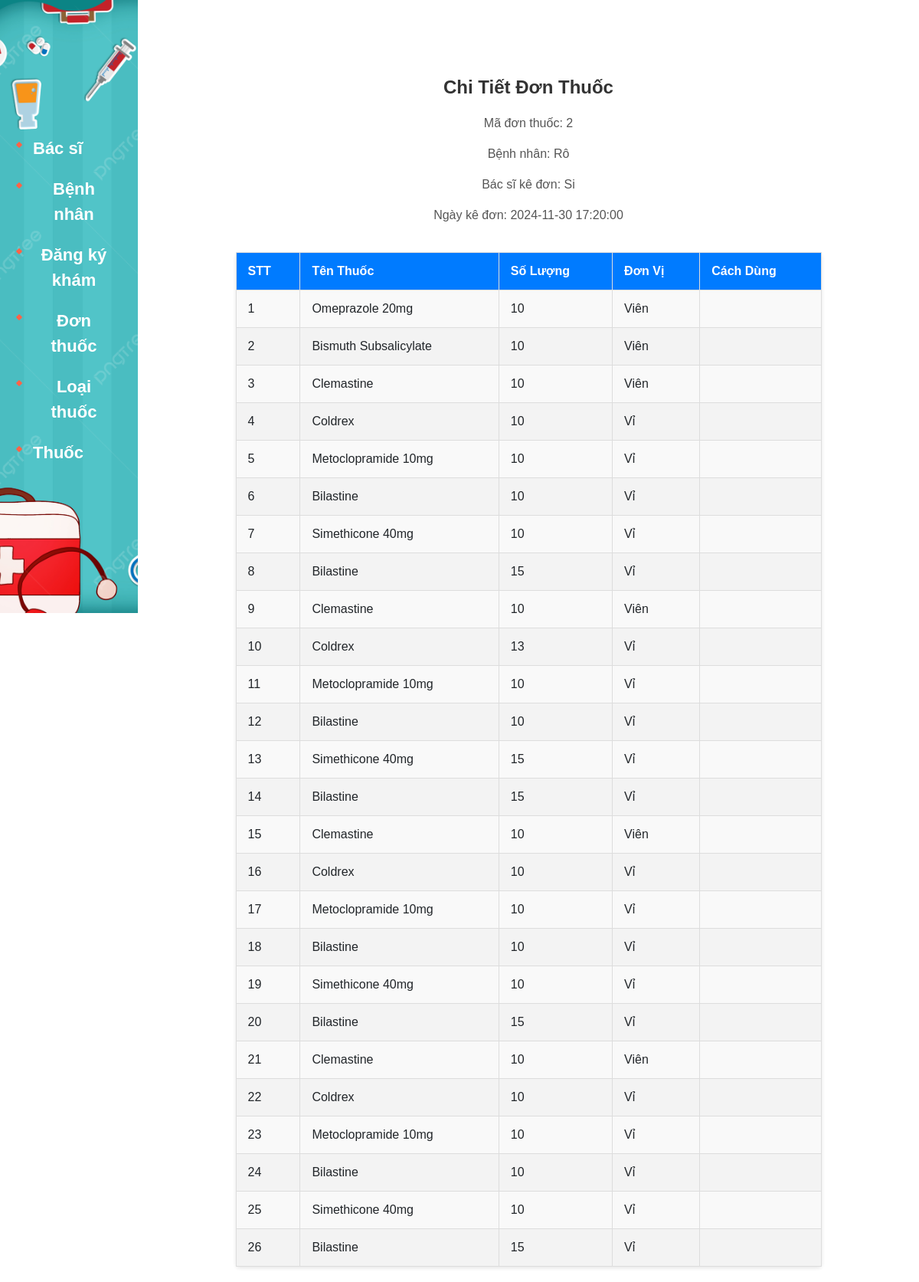
The page /index.php?act=detail_donThuoc&MaDonThuoc=2 on the database its author committed.
### tables this page shows
CREATE TABLE `donthuoc` (
  `MaDonThuoc` int(11) NOT NULL,
  `MaBenhNhan` int(11) NOT NULL,
  `MaBacSi` int(11) NOT NULL,
  `NgayKeDon` datetime NOT NULL
);

CREATE TABLE `benhnhan` (
  `MaBenhNhan` int(11) NOT NULL,
  `HoTen` varchar(255) NOT NULL,
  `NgaySinh` date DEFAULT NULL,
  `GioiTinh` enum('Nam','Nữ','Khác') NOT NULL,
  `DiaChi` varchar(255) DEFAULT NULL,
  `SoDienThoai` varchar(15) DEFAULT NULL,
  `Email` varchar(255) DEFAULT NULL,
  `NgayDangKy` date DEFAULT curdate()
);

CREATE TABLE `bacsi` (
  `MaBacSi` int(11) NOT NULL,
  `HoTen` varchar(100) NOT NULL,
  `SoDienThoai` varchar(15) DEFAULT NULL,
  `Email` varchar(100) DEFAULT NULL
);

CREATE TABLE `chitietdonthuoc` (
  `MaChiTiet` int(11) NOT NULL,
  `MaDonThuoc` int(11) NOT NULL,
  `MaThuoc` int(11) NOT NULL,
  `SoLuong` int(11) NOT NULL,
  `DonVi` enum('Hộp','Vỉ','Viên') NOT NULL,
  `CachDung` text DEFAULT NULL
);

CREATE TABLE `thuoc` (
  `MaThuoc` int(11) NOT NULL,
  `TenThuoc` varchar(100) NOT NULL,
  `MaLoaiThuoc` int(11) NOT NULL,
  `SoLuong` int(11) NOT NULL,
  `DonVi` enum('Hộp','Vỉ','Viên') NOT NULL,
  `Gia` decimal(10,0) NOT NULL
);

### pdo.php (called while the page is built, shortened)
<?php
function pdo_get_connection()
{
    $dburl = "mysql:host=localhost;dbname=donthuoc;charset=utf8";
    $username = 'root';
    $password = '';
    $conn = new PDO($dburl, $username, $password);
    $conn->setAttribute(PDO::ATTR_ERRMODE, PDO::ERRMODE_EXCEPTION);
    return $conn;
}
function pdo_query($sql)
{
    $sql_args = array_slice(func_get_args(), 1);
    try {
        $conn = pdo_get_connection();
        $stmt = $conn->prepare($sql);
        $stmt->execute($sql_args);
        $rows = $stmt->fetchAll();
        return $rows;
    } catch (PDOException $e) {
        throw $e;
    } finally {
        unset($conn);
    }
}

### model/donthuoc.php (called while the page is built, shortened)
<?php
function get_all_donThuoc()
{
          $sql = "SELECT
                              dt.MaDonThuoc,
                              bn.HoTen AS HoTenBN,
                              bs.HoTen AS HoTenBS,
                              dt.NgayKeDon
                              FROM donthuoc dt
                              JOIN benhnhan bn ON dt.MaBenhNhan = bn.MaBenhNhan
                              JOIN bacsi bs ON dt.MaBacSi = bs.MaBacSi";
          return pdo_query($sql);
}
function get_chitietdonthuoc_by_MaDonThuoc($MaDonThuoc)
{
          $sql = "SELECT
                              ctdt.MaChiTiet,
                              dt.MaDonThuoc,
                              t.TenThuoc AS TenThuoc,
                              ctdt.SoLuong,
                              ctdt.DonVi,
                              ctdt.CachDung
                              FROM chitietdonthuoc ctdt
                              JOIN donthuoc dt ON ctdt.MaDonThuoc = dt.MaDonThuoc
                              JOIN thuoc t ON ctdt.MaThuoc = t.MaThuoc
                              WHERE ctdt.MaDonThuoc = ?";
          return pdo_query($sql, $MaDonThuoc);
}

### view/DonThuoc/detail_donThuoc.php (the view)
<div class="row__content">
          <h1 class="title">Chi Tiết Đơn Thuốc</h1>
          <div class="info">
                    <p>Mã đơn thuốc: <span><?= $data[0]['MaDonThuoc']; ?></span></p>
                    <p>Bệnh nhân: <span><?= $data_donThuoc[0]['HoTenBN']; ?></span></p>
                    <p>Bác sĩ kê đơn: <span><?= $data_donThuoc[0]['HoTenBS']; ?></span></p>
                    <p>Ngày kê đơn: <span><?= $data_donThuoc[0]['NgayKeDon']; ?></span></p>
          </div>
          <table>
                    <thead>
                              <tr>
                                        <th>STT</th>
                                        <th>Tên Thuốc</th>
                                        <th>Số Lượng</th>
                                        <th>Đơn Vị</th>
                                        <th>Cách Dùng</th>
                              </tr>
                    </thead>
                    <tbody>
                              <?php foreach ($data as $index => $chiTiet): ?>
                                        <tr>
                                                  <td><?= $index + 1; ?></td>
                                                  <td><?= $chiTiet['TenThuoc']; ?></td>
                                                  <td><?= $chiTiet['SoLuong']; ?></td>
                                                  <td><?= $chiTiet['DonVi']; ?></td>
                                                  <td><?= $chiTiet['CachDung']; ?></td>
                                        </tr>
                              <?php endforeach; ?>
                    </tbody>
          </table>
</div>

### asset/css/header.css (style rules this page uses)
* { margin: 0; padding: 0; box-sizing: border-box; font-family: Arial, sans-serif; position: relative; }

### asset/css/content.css (style rules this page uses)
.row__content { float: right; width: 85%; display: flex; flex-direction: column; justify-content: center; align-items: center; }
table { width: 75%; border-collapse: collapse; margin: 20px 0; font-size: 16px; text-align: left; background-color: #f9f9f9; border: 1px solid #ddd; }
thead tr { background-color: #007bff; color: #ffffff; text-align: left; font-weight: bold; }
thead th { padding: 12px 15px; }
tbody tr { border-bottom: 1px solid #dddddd; }
tbody tr:nth-of-type(even) { background-color: #f3f3f3; }
tbody td { padding: 12px 15px; vertical-align: middle; }
table th, table td { border: 1px solid #ddd; }
table { box-shadow: 0 2px 5px rgba(0, 0, 0, 0.1); border-radius: 5px; }
.title { font-size: 24px; font-weight: bold; margin-bottom: 20px; color: #333; margin-top: 100px; }
.info { text-align: center; font-size: 16px; color: #555; }

### rows shown on the page
donthuoc: MaDonThuoc "2", NgayKeDon "2024-11-30 17:20:00"
benhnhan: HoTen "Rô"
bacsi: HoTen "Si"
chitietdonthuoc: MaThuoc.TenThuoc "Omeprazole 20mg", SoLuong "10", DonVi "Viên"
chitietdonthuoc: MaThuoc.TenThuoc "Bismuth Subsalicylate", SoLuong "10", DonVi "Viên"
chitietdonthuoc: MaThuoc.TenThuoc "Clemastine", SoLuong "10", DonVi "Viên"
chitietdonthuoc: MaThuoc.TenThuoc "Coldrex", SoLuong "10", DonVi "Vỉ"
chitietdonthuoc: MaThuoc.TenThuoc "Metoclopramide 10mg", SoLuong "10", DonVi "Vỉ"
chitietdonthuoc: MaThuoc.TenThuoc "Bilastine", SoLuong "10", DonVi "Vỉ"
chitietdonthuoc: MaThuoc.TenThuoc "Simethicone 40mg", SoLuong "10", DonVi "Vỉ"
chitietdonthuoc: MaThuoc.TenThuoc "Bilastine", SoLuong "15", DonVi "Vỉ"
chitietdonthuoc: MaThuoc.TenThuoc "Clemastine", SoLuong "10", DonVi "Viên"
chitietdonthuoc: MaThuoc.TenThuoc "Coldrex", SoLuong "13", DonVi "Vỉ"
chitietdonthuoc: MaThuoc.TenThuoc "Metoclopramide 10mg", SoLuong "10", DonVi "Vỉ"
chitietdonthuoc: MaThuoc.TenThuoc "Bilastine", SoLuong "10", DonVi "Vỉ"
chitietdonthuoc: MaThuoc.TenThuoc "Simethicone 40mg", SoLuong "15", DonVi "Vỉ"
chitietdonthuoc: MaThuoc.TenThuoc "Bilastine", SoLuong "15", DonVi "Vỉ"
chitietdonthuoc: MaThuoc.TenThuoc "Clemastine", SoLuong "10", DonVi "Viên"
chitietdonthuoc: MaThuoc.TenThuoc "Coldrex", SoLuong "10", DonVi "Vỉ"
chitietdonthuoc: MaThuoc.TenThuoc "Metoclopramide 10mg", SoLuong "10", DonVi "Vỉ"
chitietdonthuoc: MaThuoc.TenThuoc "Bilastine", SoLuong "10", DonVi "Vỉ"
chitietdonthuoc: MaThuoc.TenThuoc "Simethicone 40mg", SoLuong "10", DonVi "Vỉ"
chitietdonthuoc: MaThuoc.TenThuoc "Bilastine", SoLuong "15", DonVi "Vỉ"
chitietdonthuoc: MaThuoc.TenThuoc "Clemastine", SoLuong "10", DonVi "Viên"
chitietdonthuoc: MaThuoc.TenThuoc "Coldrex", SoLuong "10", DonVi "Vỉ"
chitietdonthuoc: MaThuoc.TenThuoc "Metoclopramide 10mg", SoLuong "10", DonVi "Vỉ"
chitietdonthuoc: MaThuoc.TenThuoc "Bilastine", SoLuong "10", DonVi "Vỉ"
chitietdonthuoc: MaThuoc.TenThuoc "Simethicone 40mg", SoLuong "10", DonVi "Vỉ"
chitietdonthuoc: MaThuoc.TenThuoc "Bilastine", SoLuong "15", DonVi "Vỉ"
